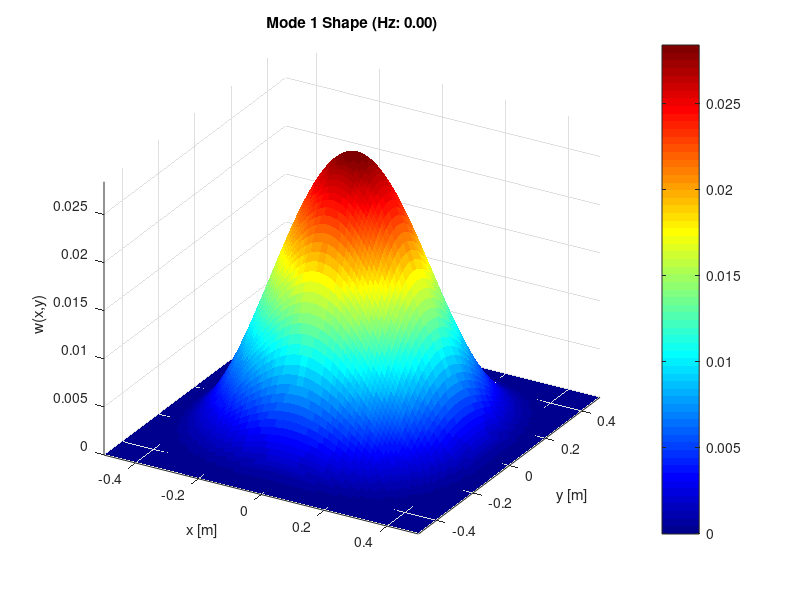
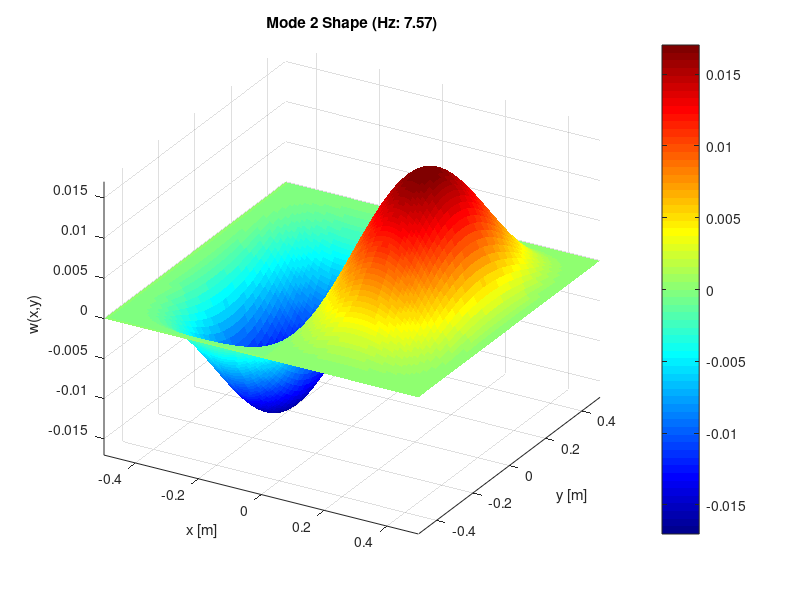
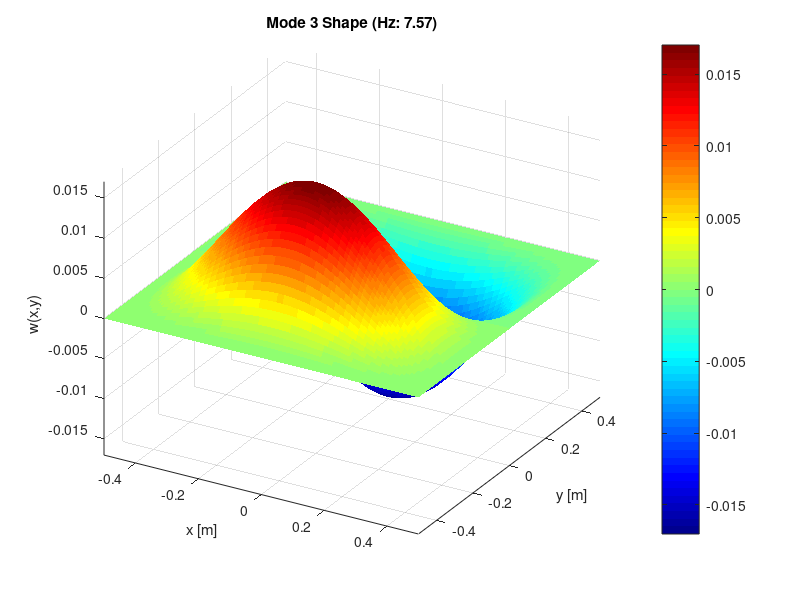
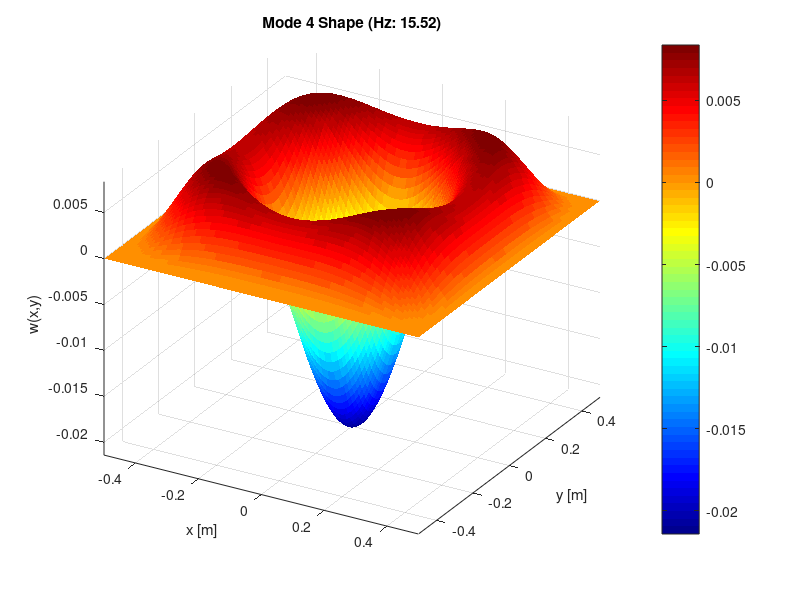

MATLAB code to generate these figures, in order:
%% Roshan Jaiswal-Ferri, Alessandro Tedeschi, Stefan Rosu
%Section - 02
%Aero 431 HW2: 4/28/25

%% Workspace Prep

%warning off
format long     %Allows for more accurate decimals
close all;      %Clears all
clear all;      %Clears Workspace
clc;            %Clears Command 

%% Rayleigh-Ritz 

% Given constants
E = 70e9; % Young's modulus [Pa]
nu = 0.3; % Poisson's ratio
rho = 2710; % Density [kg/m^3]
h = 0.01; % Thickness [m]
L = 1; % Plate side length [m]
a_val = 0; % Assume a = 0 for second ansatz in part (a)

% Flexural rigidity
D = E * h^3 / (12 * (1 - nu^2));

% First mode shape
% w1 = (x^2 - L^2/4)^2 * (y^2 - L^2/4)

% Symbolic integration values (computed earlier)
num1 = 72 * E * h^2;
den1 = L^4 * rho * (1 - nu^2);
omega1_sq = num1 / den1;
omega1_rad = sqrt(omega1_sq); % in rad/s
freq1 = omega1_rad / (2*pi); % in Hz

% Second Ansatz with a = 0
% w2 = (x^2 - L^2/4)^2 * (y^2 - L^2/4)^2 * (1 + a*(x^2 + y^2))

num2 = 1584 * E * h^2 * 429;
den2 = L^4 * rho * (6292 * (1 - nu^2));
omega2_sq = num2 / den2;
omega2_rad = sqrt(omega2_sq);
freq2 = omega2_rad / (2*pi);

% Displaying Results
disp('Estimated Fundamental Frequencies:');
disp(['First mode shape (simple): ', num2str(freq1), ' Hz']);
disp(['Second mode shape (refined, a=0): ', num2str(freq2), ' Hz']);

%% Problem 2 - Part b

% Constants
E = 70e9; % Young's modulus [Pa]
nu = 0.3; % Poisson's ratio
rho = 2710; % Density [kg/m^3]
h = 0.01; % Plate thickness [m]
L = 1.0; % Plate side length [m]

% Flexural rigidity and mass per area
D = E * h^3 / (12 * (1 - nu^2));
rhoh = rho * h;

% Mass matrix M (4x4)
M = [L^10/900, 0, 0, L^12/12600;
0, L^12/25200, 0, 0;
0, 0, L^12/25200, 0;
L^12/12600, 0, 0, L^14/105840];

% Stiffness matrix K (from symbolic integration)
K = [ ...
    0.0013990, 0, 0, 7.1737e-04;
    0, 3.7919e-04, 0, 0;
    0, 0, 3.7919e-04, 0;
    7.1737e-04, 0, 0, 2.3851e-04];

% Scale by D and rho*h
K_scaled = D * K;
M_scaled = rhoh * M;

% Solving generalized eigenvalue problem
[mode_shapes, omega_sq] = eig(K_scaled, M_scaled);
omega_sq_vals = diag(omega_sq);
omega_vals = sqrt(omega_sq_vals);
frequencies = omega_vals / (2*pi); % Convert to Hz

% Sorting and displaying first 4 frequencies
[frequencies_sorted, idx] = sort(real(frequencies));
disp('Estimated Natural Frequencies (Hz) from Generalized Eigenvalue Problem:');
for i = 1:4
    disp(['Mode ', num2str(i), ': ', num2str(frequencies_sorted(i), '%.4f'),...
        'Hz']);
end

% Plotting Mode Shapes using the original ansatz function
% w(x,y) = weight(x,y) * (a + bx + cy + d(x^2 + y^2))

phi1 = @(x,y) 1;
phi2 = @(x,y) x;
phi3 = @(x,y) y;
phi4 = @(x,y) x.^2 + y.^2;

wgt = @(x,y) (x.^2 - L^2/4).^2 .* (y.^2 - L^2/4).^2;

[X, Y] = meshgrid(linspace(-L/2, L/2, 100), linspace(-L/2, L/2, 100));

for mode_num = 1:4
    coeffs = mode_shapes(:, idx(mode_num));
    W = wgt(X, Y) .* ( ...
    coeffs(1)*phi1(X,Y) + ...
    coeffs(2)*phi2(X,Y) + ...
    coeffs(3)*phi3(X,Y) + ...
    coeffs(4)*phi4(X,Y));
    figure;
    surf(X, Y, W, 'EdgeColor', 'none');
    colormap jet;
    colorbar;
    title(['Mode ', num2str(mode_num), ' Shape (Hz: ',...
    num2str(frequencies_sorted(mode_num), '%.2f'), ')']);
    xlabel('x [m]');
    ylabel('y [m]');
    zlabel('w(x,y)');
    view(30, 30);
    axis tight;
end